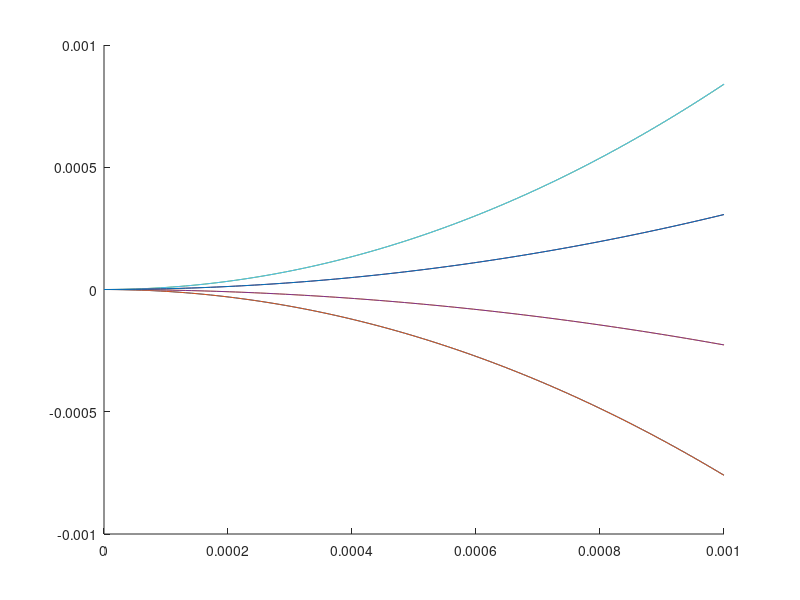

Reproduce this figure in MATLAB.
gamma_range = linspace(0, 0.001, 100);
Q1 = zeros(1, length(gamma_range));
Q2 = Q1;
Q3 = Q1;
Q4 = Q1;
C1 = Q1;
C2 = Q1;
C3 = Q1;
C4 = Q1;
E0 = 20;
U2 = 2;
U1 = 1;
for k = 1 : length(gamma_range)
    gamma = gamma_range(k);
    Ek = E0 * (1/4 + gamma^2 + (1-gamma)^2);
    Ekmg = E0 * (1/4 + gamma^2 + (1+gamma)^2);
    %H = [Ek U1 U2 U1; U1 Ek U1 U2; U2 U1 Ekmg U1; U1 U2 U1 Ekmg];
    %H = [Ek-U1 0 U2-U1 0; 0 Ek+U1 0 U2+U1; U2-U1 0 Ekmg-U1 0; 0 U2+U1 0 Ekmg+U1];
    %H0 = [-U1 0 U2-U1 0; 0 U1 0 U2+U1; U2-U1 0 -U1 0; 0 U2+U1 0 U1];
    %dH = 4*gamma*E0 * diag([0 0 1 1]);
    H0 = diag([-U2 -U2 U2-2*U1 U2+2*U1]);
    dH = 2*gamma*E0 * [1 0 -1 0; 0 1 0 -1; -1 0 1 0; 0 -1 0 1];
    H = H0 + dH;
    [P,Q] = eig(H);
    Q = diag(Q)' - [-U2 -U2 U2-2*U1 U2+2*U1] + Ek - 5/4*E0;
    Q1(k) = Q(1);
    Q2(k) = Q(2);
    Q3(k) = Q(3);
    Q4(k) = Q(4);
    C1(k) = -2*gamma^2*(E0/(U2-U1)-1)*E0;
    C2(k) = -2*gamma^2*(E0/(U2+U1)-1)*E0;
    C3(k) = 2*gamma^2*(E0/(U2-U1)+1)*E0;
    C4(k) = 2*gamma^2*(E0/(U2+U1)+1)*E0;
end
figure;
hold on;
plot(gamma_range, Q1);
plot(gamma_range, C1);
plot(gamma_range, Q2);
plot(gamma_range, C2);
plot(gamma_range, Q3);
plot(gamma_range, C3);
plot(gamma_range, Q4);
plot(gamma_range, C4);